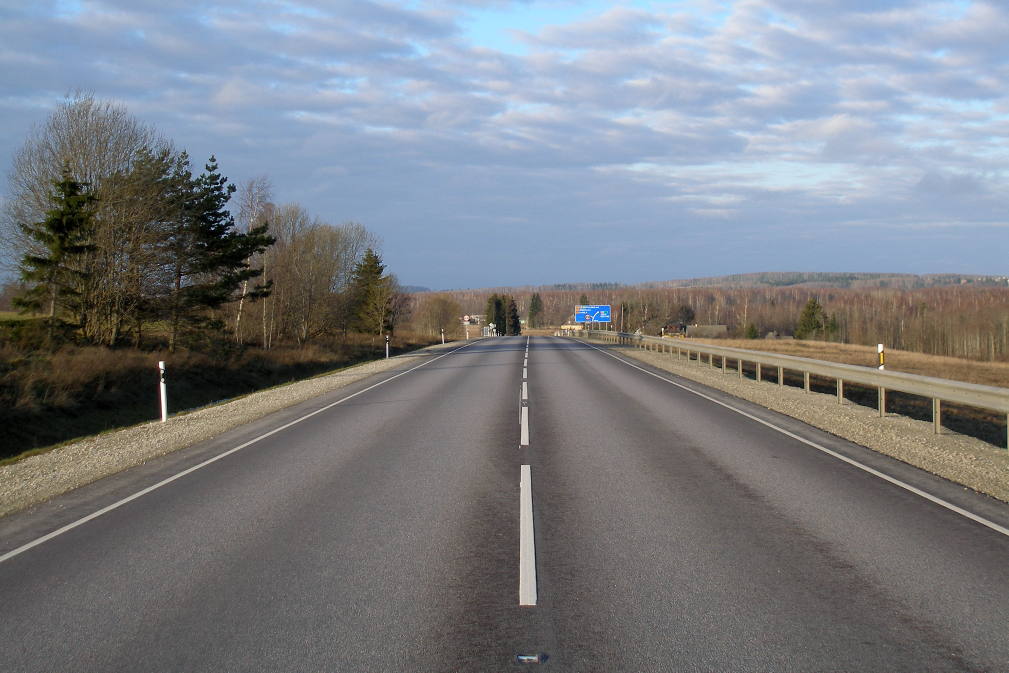
#> input picture autopalya/high-way1.jpg, 3026 x 2017 px (shown at 1/3 size)
$ python autopalya.py   (older library calls are emulated)
#> lines starting #> are read from the running program, lines starting #| are printed output that depends on the picture; after the words box and inside, x2 and y2 are one past the last pixel; in counts of white or black regions, pixels touching at a corner belong together
import cv2
import numpy as np
import math


# A csúszka pozíciója alapján meghívja a kívánt zajt
# [49 lines left out: functions call_add_noise, add_point_noise, add_salt_and_pepper_noise, add_additive_noise, not called in this run]


def on_sigma_change(pos):
    add_additive_noise(pos)


def region_of_interest(img, vertices):
    mask = np.zeros_like(img)
    match_mask_color = 255
    cv2.fillPoly(mask, vertices, match_mask_color)
    masked_image = cv2.bitwise_and(img, mask)
    return masked_image


def drow_the_lines(img, lines):
    img = np.copy(img)
    l_upper_left = (0, img.shape[0])
    upper_mid = (0, img.shape[0])
    r_upper_right = (0, img.shape[0])
    blank_image = np.zeros((img.shape[0], img.shape[1], 3), dtype=np.uint8)
    for line in lines:
        for x1, y1, x2, y2 in line:
            cv2.line(blank_image, (x1, y1), (x2, y2), (0, 255, 0), thickness=3)
            slope = line_categories(x1, y1, x2, y2)
            if slope == 1:
                if x2 >= l_upper_left[0] and y2 <= l_upper_left[1]:
                    l_upper_left = (x2, y2)
            if slope == 0:
                if y1 <= upper_mid[1]:
                    upper_mid = (x1, y1)
                if y2 <= upper_mid[1]:
                    upper_mid = (x2, y2)
            if slope == -1:
                if x1 >= r_upper_right[0] and y1 <= r_upper_right[1]:
                    r_upper_right = (x1, y1)
    img = cv2.addWeighted(img, 0.8, blank_image, 1, 0.0)
    r_roi, g_roi = roi(l_upper_left, upper_mid, r_upper_right)
    return img, r_roi, g_roi


def line_categories(x1, y1, x2, y2):
    global left_line_slopes
    global mid_line_slopes
    global right_line_slopes
    y1 = (-1) * y1
    y2 = (-1) * y2
    if x2-x1 != 0:
        m = ((y2 - y1) / (x2 - x1))
        alpha = math.atan(m)
        alpha = np.rad2deg(alpha)
        if alpha < 0:
            alpha = alpha + 180
        # Az út bal széle
        if 0 <= alpha <= 80:
            left_line_slopes.append(alpha)
            return 1
        # Az út közepe
        if 80 < alpha <= 110:
            mid_line_slopes.append(alpha)
            return 0
        # Az út jobb széle
        else:
            right_line_slopes.append(alpha)
            return -1
    # Az út közepe
    else:
        mid_line_slopes.append(90)
        return 0


# Átlagos hajlásszög kiszámítása, majd egyenesek metszetei a tengelyekkel
def roi(l_upper_left, upper_mid, r_upper_right):
    global left_line_slopes
    global mid_line_slopes
    global right_line_slopes
    try:
        left_line_average = sum(left_line_slopes) / len(left_line_slopes)
        mid_line_average = sum(mid_line_slopes) / len(mid_line_slopes)
        right_line_average = sum(right_line_slopes) / len(right_line_slopes)
        l_lower_left_y = math.tan(math.radians(left_line_average)) * (0 - l_upper_left[0]) + (-1) * l_upper_left[1]
        l_lower_left_y = (-1) * l_lower_left_y
        lower_mid_x = ((-1) * image.shape[0] - (-1) * upper_mid[1]) / math.tan(math.radians(mid_line_average)) + upper_mid[0]
        r_lower_right_y = math.tan(math.radians(right_line_average)) * (image.shape[1] - r_upper_right[0])\
                          + (-1) * r_upper_right[1]
        r_lower_right_y = r_lower_right_y * (-1)
        red_roi = [
            (0, image.shape[0]),
            (0, l_lower_left_y),
            l_upper_left,
            upper_mid,
            (lower_mid_x, image.shape[0])
        ]
        green_roi = [
            (lower_mid_x, image.shape[0]),
            upper_mid,
            r_upper_right,
            (image.shape[1], r_lower_right_y),
            (image.shape[1], image.shape[0])
        ]
        return red_roi, green_roi
    except ZeroDivisionError:
        raise Exception("A program nem találja a sávokat, állítson a Hough-transzformáció paraméterein!")


def coloring(image):
    # Region of Interest meghatározása
    height = image.shape[0]
    width = image.shape[1]

    region_of_interest_verticles = [
        (0, height),
        (0, 3 * (height / 4)),
        (6 * (width / 13), height / 2),
        (4 * (width / 7), height / 2),
        (width, 3 * (height / 4)),
        (width, height)
    ]

    # Kép szürkeárnyalatos verzója
    gray_image = cv2.cvtColor(image, cv2.COLOR_BGR2GRAY)
    cv2.imshow('gray', gray_image)
    cv2.waitKey(0)

    # Éldetektálás
    canny_image = cv2.Canny(gray_image, 200, 400)
    cv2.imshow('gray', canny_image)
    cv2.waitKey(0)

    # Élek maszkolása ROI segítségével
    cropped_image = region_of_interest(canny_image, np.array([region_of_interest_verticles], np.int32))
    cv2.imshow('gray', cropped_image)
    cv2.waitKey(0)

    # Hough-transzformáció használata a vonalak detektálására, színezéshez szükséges roi-k előállítása:
    lines = cv2.HoughLinesP(cropped_image,
                            rho=4,
                            theta=np.pi / 60,
                            threshold=80,
                            lines=np.array([]),
                            minLineLength=40,
                            maxLineGap=25)
    image_with_lines, r_roi, g_roi = drow_the_lines(image, lines)

    # Színezéshez szükséges maszkok előállítása:
    result = image.copy()
    r_poly = np.array([[r_roi]], dtype=np.int32)
    g_poly = np.array([[g_roi]], dtype=np.int32)
    cv2.fillPoly(result, r_poly, (0, 0, 255))
    cv2.imshow('gray', result)
    cv2.waitKey(0)
    cv2.fillPoly(result, g_poly, (0, 255, 0))
    return result


# Kép betöltése
image = cv2.imread('high-way1.jpg', cv2.IMREAD_COLOR)
#> image is the input picture: shape (2017, 3026, 3); mean B, G, R 131.5, 126.2, 122.6
image = cv2.resize(image, (1200, 900))
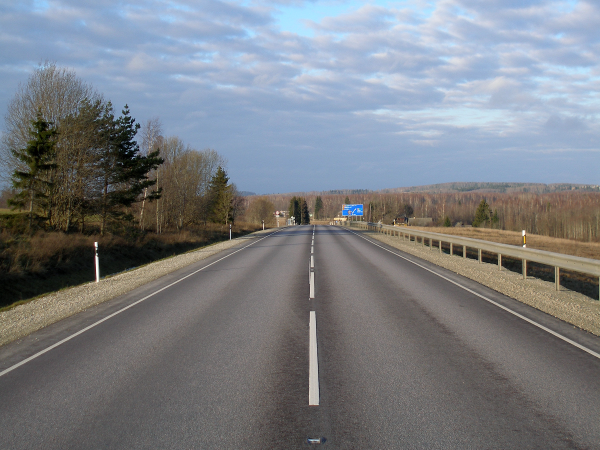
#> image: shape (900, 1200, 3) (shown at 1/2 size); mean B, G, R 131.4, 126.1, 122.5
cv2.imshow('image', image)
print('Ha szeretné só-bors zajjal megjeleníteni a képet, állítsa a csúszkát az 1-es pozícióba!'
      'Ha szeretné additív zajjal megjeleníteni a képet, állítsa a csúszkát a 2-es pozícióba!')

cv2.createTrackbar('Add noise', 'image', 0, 2, call_add_noise)
cv2.waitKey(0)

# Sáv elválasztók meredeksége:
left_line_slopes = []
mid_line_slopes = []
right_line_slopes = []

# Sávok színezése és megjelenítése
result = coloring(image)
#> in coloring, `gray_image = cv2.cvtColor(image, cv2.COLOR_BGR2GRAY)`:
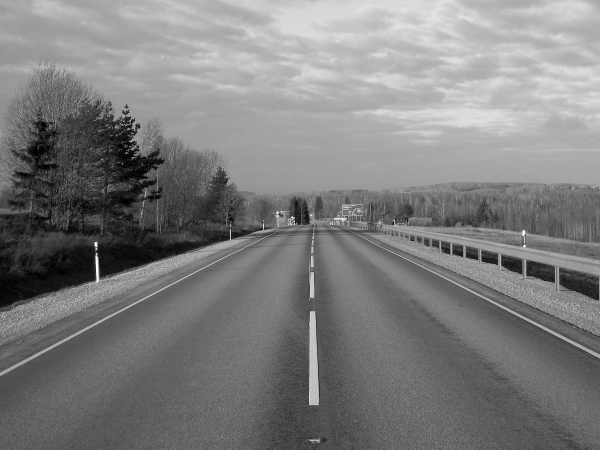
#> gray_image: shape (900, 1200) (shown at 1/2 size); min 0, max 255, mean 125.6
#> in coloring, `canny_image = cv2.Canny(gray_image, 200, 400)`:
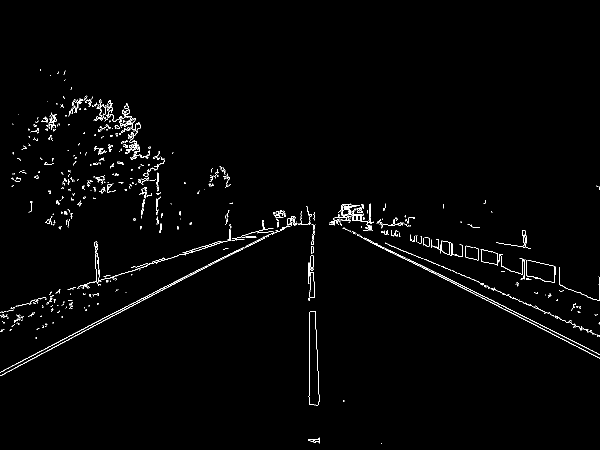
#> canny_image: shape (900, 1200) (shown at 1/2 size); 1.3% white in thin lines or dots, all inside (x1, y1, x2, y2) = (0, 138, 1200, 888)
#> in region_of_interest, `cv2.fillPoly(mask, vertices, match_mask_color)`:
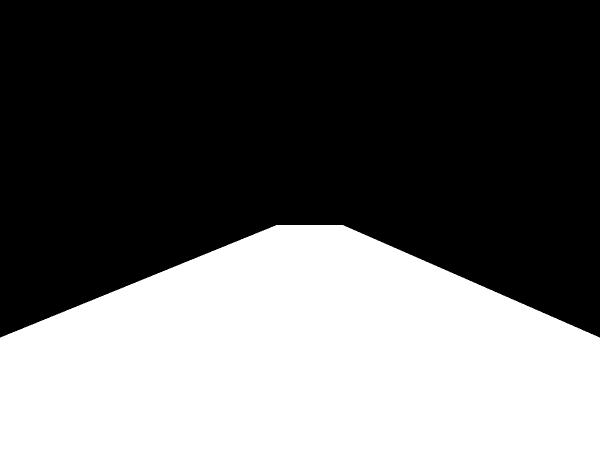
#> mask: shape (900, 1200) (shown at 1/2 size); 38.9% white; 1 white region, box (x1, y1, x2, y2) and area: (0, 450, 1200, 900) 419738
#> in region_of_interest, `masked_image = cv2.bitwise_and(img, mask)`:
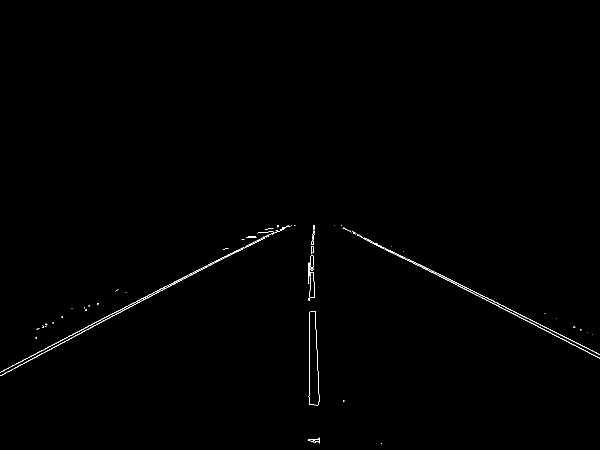
#> masked_image: shape (900, 1200) (shown at 1/2 size); 0.37% white in thin lines or dots, all inside (x1, y1, x2, y2) = (0, 450, 1200, 888)
#> in coloring, `lines = cv2.HoughLinesP(cropped_image, rho=4, theta=np.pi / 60, thresh..`: lines = 27 rows, first 6: [326, 578, 489, 495], [795, 510, 1199, 716], [162, 659, 472, 501], [883, 550, 1091, 655], [163, 664, 264, 612], [629, 622, 638, 797]
#> the loop in drow_the_lines, `for line in lines:` made 27 passes
#> line on passes 1, 2, 3, 4, 5, 6, 7, 8, 10, 11, 12, 13: [[326, 578, 489, 495]], [[795, 510, 1199, 716]], [[162, 659, 472, 501]], [[883, 550, 1091, 655]], [[163, 664, 264, 612]], [[629, 622, 638, 797]], [[103, 696, 186, 653]], [[9, 739, 167, 658]], [[617, 550, 627, 450]], [[706, 466, 752, 487]], [[622, 544, 627, 456]], [[623, 544, 627, 470]]
#> line on passes 9, 15, 19, 26: [[620, 595, 620, 553]], [[618, 809, 618, 693]], [[619, 731, 619, 580]], [[627, 562, 627, 520]]
#> after the loop in drow_the_lines, `for line in lines:`: l_upper_left = (577, 450); r_upper_right = (795, 510); upper_mid = (627, 450)
#> in drow_the_lines, `img = cv2.addWeighted(img, 0.8, blank_image, 1, 0.0)`:
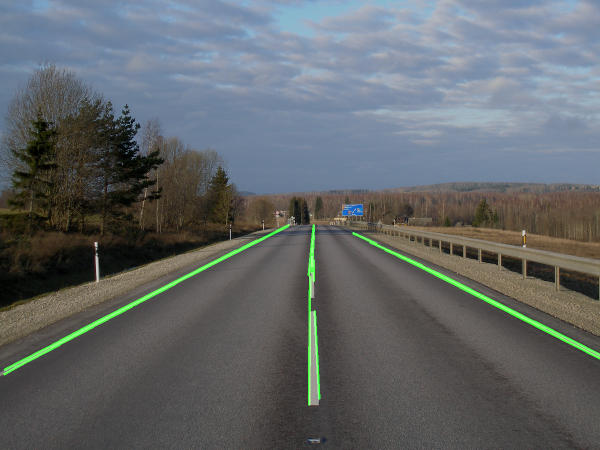
#> img: shape (900, 1200, 3) (shown at 1/2 size); mean of channels 0, 1, 2 105.1, 102.8, 98; drawn as B, G, R
#> in roi, `left_line_average = sum(left_line_slopes) / len(left_line_slopes)`: left_line_average = 27.5
#> in roi, `mid_line_average = sum(mid_line_slopes) / len(mid_line_slopes)`: mid_line_average = 88.86
#> in roi, `right_line_average = sum(right_line_slopes) / len(right_line_slopes)`: right_line_average = 154.5
#> in roi, `l_lower_left_y = math.tan(math.radians(left_line_average)) * (0 - l_up..`: l_lower_left_y = -750.3
#> in roi, `l_lower_left_y = (-1) * l_lower_left_y`: l_lower_left_y = 750.3
#> in roi, `lower_mid_x = ((-1) * image.shape[0] - (-1) * upper_mid[1]) / math.tan..`: lower_mid_x = 618.1
#> in roi, `r_lower_right_y = math.tan(math.radians(right_line_average)) * (image...`: r_lower_right_y = -703.5
#> in roi, `r_lower_right_y = r_lower_right_y * (-1)`: r_lower_right_y = 703.5
#> in roi, `red_roi = [ (0, image.shape[0]), (0, l_lower_left_y), l_upper_left, up..`: red_roi = [(0, 900), (0, 750.3), (577, 450), (627, 450), (618.1, 900)]
#> in roi, `green_roi = [ (lower_mid_x, image.shape[0]), upper_mid, r_upper_right,..`: green_roi = [(618.1, 900), (627, 450), (795, 510), (1200, 703.5), (1200, 900)]
#> in drow_the_lines, `r_roi, g_roi = roi(l_upper_left, upper_mid, r_upper_right)`: r_roi has the same summary as red_roi in roi; g_roi has the same summary as green_roi in roi
#> in coloring, `image_with_lines, r_roi, g_roi = drow_the_lines(image, lines)`: r_roi has the same summary as red_roi in roi; g_roi has the same summary as green_roi in roi
#> in coloring, `cv2.fillPoly(result, g_poly, (0, 255, 0))`:
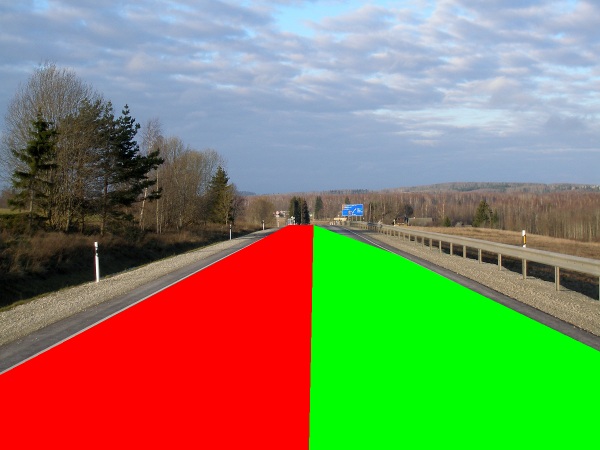
#> result: shape (900, 1200, 3) (shown at 1/2 size); mean B, G, R 95.7, 135.1, 130.3

# Kép megjelenítése
cv2.imshow('Result', result)
cv2.waitKey(0)
cv2.destroyAllWindows()
